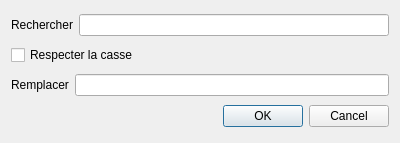
<?xml version="1.0" encoding="UTF-8"?>
<ui version="4.0">
 <class>Dialog</class>
 <widget class="QDialog" name="Dialog">
  <property name="geometry">
   <rect>
    <x>0</x>
    <y>0</y>
    <width>400</width>
    <height>143</height>
   </rect>
  </property>
  <property name="windowTitle">
   <string>Dialog</string>
  </property>
  <layout class="QVBoxLayout" name="verticalLayout">
   <item>
    <layout class="QHBoxLayout" name="horizontalLayout">
     <item>
      <widget class="QLabel" name="labelSearch">
       <property name="text">
        <string>Rechercher</string>
       </property>
      </widget>
     </item>
     <item>
      <widget class="QLineEdit" name="lineEditSearch"/>
     </item>
    </layout>
   </item>
   <item>
    <widget class="QCheckBox" name="checkBoxCase">
     <property name="text">
      <string>Respecter la casse</string>
     </property>
    </widget>
   </item>
   <item>
    <layout class="QHBoxLayout" name="horizontalLayout_2">
     <item>
      <widget class="QLabel" name="labelReplace">
       <property name="text">
        <string>Remplacer</string>
       </property>
      </widget>
     </item>
     <item>
      <widget class="QLineEdit" name="lineEditReplace"/>
     </item>
    </layout>
   </item>
   <item>
    <widget class="QDialogButtonBox" name="buttonBox">
     <property name="orientation">
      <enum>Qt::Horizontal</enum>
     </property>
     <property name="standardButtons">
      <set>QDialogButtonBox::Cancel|QDialogButtonBox::Ok</set>
     </property>
    </widget>
   </item>
  </layout>
 </widget>
 <resources/>
 <connections>
  <connection>
   <sender>buttonBox</sender>
   <signal>accepted()</signal>
   <receiver>Dialog</receiver>
   <slot>accept()</slot>
   <hints>
    <hint type="sourcelabel">
     <x>248</x>
     <y>254</y>
    </hint>
    <hint type="destinationlabel">
     <x>157</x>
     <y>274</y>
    </hint>
   </hints>
  </connection>
  <connection>
   <sender>buttonBox</sender>
   <signal>rejected()</signal>
   <receiver>Dialog</receiver>
   <slot>reject()</slot>
   <hints>
    <hint type="sourcelabel">
     <x>316</x>
     <y>260</y>
    </hint>
    <hint type="destinationlabel">
     <x>286</x>
     <y>274</y>
    </hint>
   </hints>
  </connection>
 </connections>
</ui>
